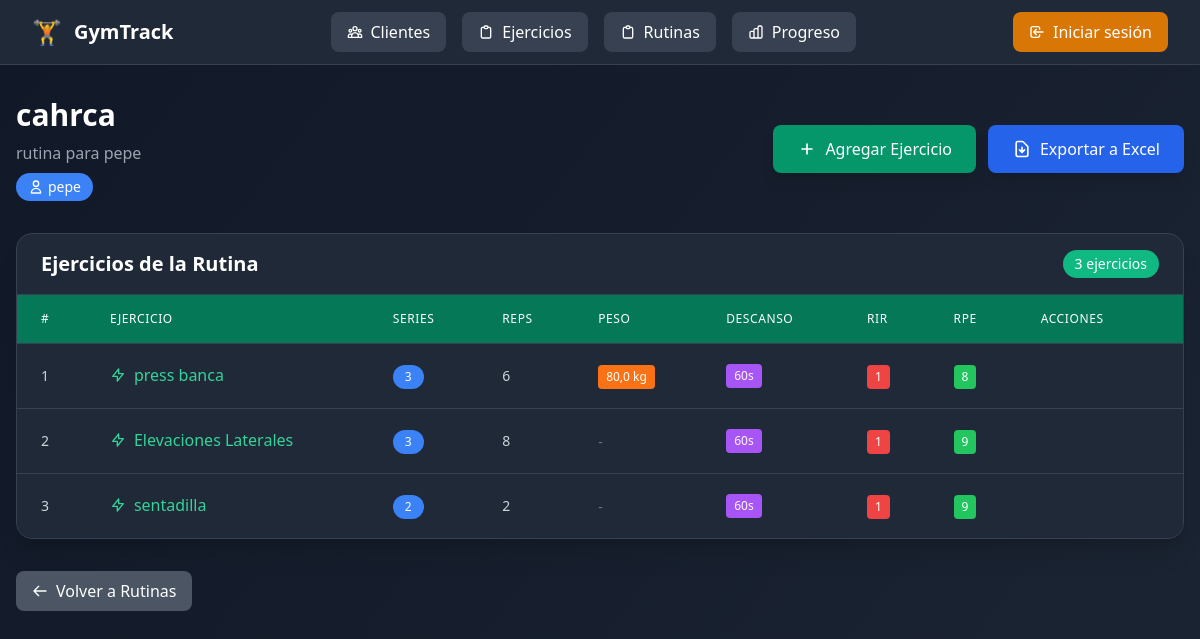
/rutinas/2/, run on the app's committed database.
### rutinas/models.py (models this page shows, shortened)
class Rutina(models.Model):
    cliente = models.ForeignKey(Cliente, on_delete=models.CASCADE, related_name="rutinas")
    nombre = models.CharField(max_length=100)
    descripcion = models.TextField(blank=True)
    fecha_creacion = models.DateField(auto_now_add=True)

class EntradaEjercicio(models.Model):
    rutina = models.ForeignKey(Rutina, on_delete=models.CASCADE, related_name="entradas")
    ejercicio = models.ForeignKey(Ejercicio, on_delete=models.CASCADE)
    series = models.PositiveIntegerField()
    repeticiones = models.PositiveIntegerField()
    peso_kg = models.FloatField(null=True, blank=True)
    descanso_segundos = models.PositiveIntegerField(default=60)
    rir = models.PositiveIntegerField(help_text="Repeticiones en reserva", default=1)
    rpe = models.PositiveIntegerField(help_text="Esfuerzo percibido (1-10)", default=9)
    notas = models.TextField(blank=True)

### clientes/models.py (models this page shows, shortened)
class Cliente(models.Model):
    entrenadores = models.ManyToManyField(settings.AUTH_USER_MODEL, related_name="clientes")
    nombre = models.CharField(max_length=100)
    edad = models.PositiveIntegerField(null=True, blank=True)
    altura_cm = models.PositiveIntegerField(null=True, blank=True)
    peso_kg = models.FloatField(null=True, blank=True)
    lesiones = models.TextField(blank=True, help_text="Anotar lesiones o complicaciones")

### ejercicios/models.py (models this page shows, shortened)
class Ejercicio(models.Model):
    VISIBILIDAD_OPCIONES = [
        ('privado', 'Privado'),
        ('global', 'Global'),
    ]
    nombre = models.CharField(max_length=100)
    descripcion = models.TextField()
    grupo_muscular = models.CharField(max_length=100)
    variante = models.CharField(max_length=100, blank=True)
    usuario = models.ForeignKey(settings.AUTH_USER_MODEL, on_delete=models.CASCADE, related_name="ejercicios")
    visibilidad = models.CharField(
        max_length=10,
        choices=VISIBILIDAD_OPCIONES,
        default='privado'  # 👈 por defecto será solo visible para su creador
    )

### rutinas/views.py (the view)
# urls.py: path("<int:pk>/", RutinaDetalleView.as_view(), name="detalle"),
class RutinaDetalleView(DetailView):
    model = Rutina
    template_name = "rutinas/detalle.html"
    context_object_name = "rutina"

### rutinas/templates/rutinas/detalle.html (shortened to what this page needs)
{% extends "base.html" %}
{% block content %}
<div class="min-h-screen bg-gradient-to-br from-gray-900 to-gray-800 py-8 px-4">
  <div class="max-w-7xl mx-auto">
    <div class="flex flex-col sm:flex-row justify-between items-start sm:items-center mb-8 gap-4">
      <div>
        <h1 class="text-3xl font-bold text-white mb-2">{{ rutina.nombre }}</h1>
        <p class="text-gray-400">{{ rutina.descripcion|default:"Sin descripción" }}</p>
        {% if rutina.cliente %}
        <div class="flex items-center mt-2">
          <span class="inline-flex items-center px-3 py-1 rounded-full text-sm font-medium bg-blue-500 text-white">
            <svg class="w-4 h-4 mr-1" fill="none" stroke="currentColor" viewBox="0 0 24 24">
              <path stroke-linecap="round" stroke-linejoin="round" stroke-width="2" d="M16 7a4 4 0 11-8 0 4 4 0 018 0zM12 14a7 7 0 00-7 7h14a7 7 0 00-7-7z"></path>
            </svg>
            {{ rutina.cliente.nombre }}
          </span>
        </div>
        {% endif %}
      </div>
      <div class="flex flex-wrap gap-3">
        <a href="{% url 'rutinas:entrada_crear' rutina.id %}"
           class="inline-flex items-center px-6 py-3 bg-emerald-600 hover:bg-emerald-500 text-white font-medium rounded-lg transition-colors shadow-lg">
          <svg class="w-5 h-5 mr-2" fill="none" stroke="currentColor" viewBox="0 0 24 24">
            <path stroke-linecap="round" stroke-linejoin="round" stroke-width="2" d="M12 6v6m0 0v6m0-6h6m-6 0H6"></path>
          </svg>
          Agregar Ejercicio
        </a>
        <a href="{% url 'exportaciones:rutina_excel' rutina.id %}"
           class="inline-flex items-center px-6 py-3 bg-blue-600 hover:bg-blue-500 text-white font-medium rounded-lg transition-colors shadow-lg">
          <svg class="w-5 h-5 mr-2" fill="none" stroke="currentColor" viewBox="0 0 24 24">
            <path stroke-linecap="round" stroke-linejoin="round" stroke-width="2" d="M12 10v6m0 0l-3-3m3 3l3-3m2 8H7a2 2 0 01-2-2V5a2 2 0 012-2h5.586a1 1 0 01.707.293l5.414 5.414a1 1 0 01.293.707V19a2 2 0 01-2 2z"></path>
          </svg>
          Exportar a Excel
        </a>
      </div>
    </div>
    {% if rutina.entradas.all %}
    <div class="bg-gray-800 rounded-2xl shadow-xl border border-gray-700 overflow-hidden mb-8">
      <div class="px-6 py-4 border-b border-gray-700">
        <div class="flex flex-col sm:flex-row justify-between items-start sm:items-center">
          <h2 class="text-xl font-bold text-white">Ejercicios de la Rutina</h2>
          <span class="inline-flex items-center px-3 py-1 rounded-full text-sm font-medium bg-emerald-500 text-white mt-2 sm:mt-0">
            {{ rutina.entradas.all.count }} ejercicio{{ rutina.entradas.all.count|pluralize }}
          </span>
        </div>
      </div>
      <div class="overflow-x-auto">
        <table class="min-w-full divide-y divide-gray-700">
          <thead class="bg-emerald-700">
            <tr>
              <th class="px-6 py-4 text-left text-xs font-medium text-white uppercase tracking-wider">#</th>
              <th class="px-6 py-4 text-left text-xs font-medium text-white uppercase tracking-wider">Ejercicio</th>
              <th class="px-6 py-4 text-left text-xs font-medium text-white uppercase tracking-wider">Series</th>
              <th class="px-6 py-4 text-left text-xs font-medium text-white uppercase tracking-wider">Reps</th>
              <th class="px-6 py-4 text-left text-xs font-medium text-white uppercase tracking-wider">Peso</th>
              <th class="px-6 py-4 text-left text-xs font-medium text-white uppercase tracking-wider">Descanso</th>
              <th class="px-6 py-4 text-left text-xs font-medium text-white uppercase tracking-wider">RIR</th>
              <th class="px-6 py-4 text-left text-xs font-medium text-white uppercase tracking-wider">RPE</th>
              <th class="px-6 py-4 text-left text-xs font-medium text-white uppercase tracking-wider">Acciones</th>
            </tr>
          </thead>
          <tbody class="bg-gray-800 divide-y divide-gray-700">
            {% for entrada in rutina.entradas.all %}
            <tr class="hover:bg-gray-750 transition-colors group">
              <td class="px-6 py-4 whitespace-nowrap text-sm font-medium text-gray-300">
                {{ forloop.counter }}
              </td>
              <td class="px-6 py-4 whitespace-nowrap">
                <a href="{% url 'progreso:registrar' rutina.cliente.id entrada.ejercicio.id %}"
                   class="inline-flex items-center text-emerald-400 hover:text-emerald-300 font-medium transition-colors">
                  <svg class="w-4 h-4 mr-2" fill="none" stroke="currentColor" viewBox="0 0 24 24">
                    <path stroke-linecap="round" stroke-linejoin="round" stroke-width="2" d="M13 10V3L4 14h7v7l9-11h-7z"></path>
                  </svg>
                  {{ entrada.ejercicio.nombre }}
                </a>
              </td>
              <td class="px-6 py-4 whitespace-nowrap">
                <span class="inline-flex items-center px-3 py-1 rounded-full text-xs font-medium bg-blue-500 text-white">
                  {{ entrada.series|default:"-" }}
                </span>
              </td>
              <td class="px-6 py-4 whitespace-nowrap text-sm text-gray-300">
                {{ entrada.repeticiones|default:"-" }}
              </td>
              <td class="px-6 py-4 whitespace-nowrap">
                {% if entrada.peso_kg %}
                <span class="inline-flex items-center px-2 py-1 rounded text-xs font-medium bg-orange-500 text-white">
                  {{ entrada.peso_kg }} kg
                </span>
                {% else %}
                <span class="text-sm text-gray-500">-</span>
                {% endif %}
              </td>
              <td class="px-6 py-4 whitespace-nowrap text-sm text-gray-300">
                {% if entrada.descanso_segundos %}
                <span class="inline-flex items-center px-2 py-1 rounded text-xs font-medium bg-purple-500 text-white">
                  {{ entrada.descanso_segundos }}s
                </span>
                {% else %}
                <span class="text-sm text-gray-500">-</span>
                {% endif %}
              </td>
              <td class="px-6 py-4 whitespace-nowrap">
                {% if entrada.rir %}
                <span class="inline-flex items-center px-2 py-1 rounded text-xs font-medium bg-red-500 text-white">
                  {{ entrada.rir }}
                </span>
                {% else %}
                <span class="text-sm text-gray-500">-</span>
                {% endif %}
              </td>
              <td class="px-6 py-4 whitespace-nowrap">
                {% if entrada.rpe %}
                <span class="inline-flex items-center px-2 py-1 rounded text-xs font-medium bg-green-500 text-white">
                  {{ entrada.rpe }}
                </span>
                {% else %}
                <span class="text-sm text-gray-500">-</span>
                {% endif %}
              </td>
              <td class="px-6 py-4 whitespace-nowrap">
              </td>
            </tr>
            {% endfor %}
          </tbody>
        </table>
      </div>
    </div>
    {% endif %}
    <div class="flex justify-start">
      <a href="{% url 'rutinas:lista' %}"
         class="inline-flex items-center px-4 py-2 bg-gray-600 hover:bg-gray-500 text-white font-medium rounded-lg transition-colors">
        <svg class="w-4 h-4 mr-2" fill="none" stroke="currentColor" viewBox="0 0 24 24">
          <path stroke-linecap="round" stroke-linejoin="round" stroke-width="2" d="M10 19l-7-7m0 0l7-7m-7 7h18"></path>
        </svg>
        Volver a Rutinas
      </a>
    </div>
  </div>
</div>
{% endblock %}

### data on the page
Rutina: nombre "cahrca", descripcion "rutina para pepe", cliente.nombre "pepe", entradas.all.count "3"
EntradaEjercicio: ejercicio.nombre "press banca", series "3", repeticiones "6", peso_kg "80,0", descanso_segundos "60", rir "1", rpe "8"
EntradaEjercicio: ejercicio.nombre "Elevaciones Laterales", series "3", repeticiones "8", descanso_segundos "60", rir "1", rpe "9"
EntradaEjercicio: ejercicio.nombre "sentadilla", series "2", repeticiones "2", descanso_segundos "60", rir "1", rpe "9"
